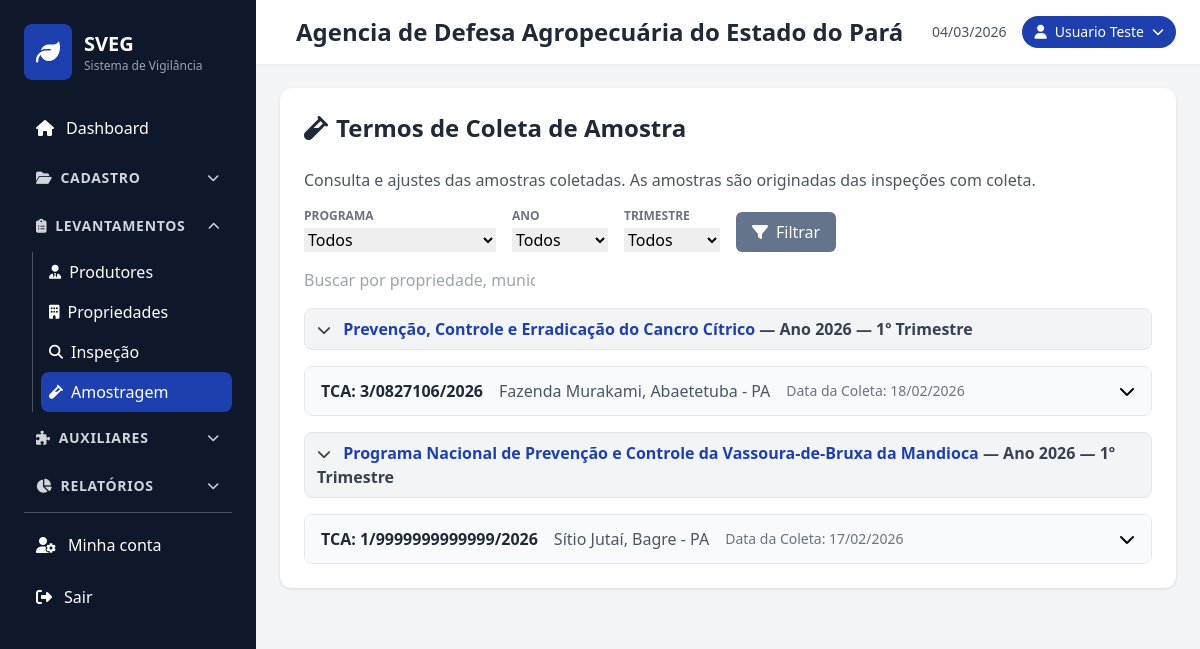
Page /amostragem/index.php (signed in) on the committed database.
### tables this page shows
CREATE TABLE `termo_inspecao` (
  `id` char(36) NOT NULL,
  `data_inspecao` date DEFAULT NULL,
  `data_amostragem` date DEFAULT NULL,
  `termo_inspecao` varchar(30) DEFAULT NULL,
  `termo_coleta` varchar(30) DEFAULT NULL,
  `id_usuario` varchar(255) DEFAULT NULL,
  `id_auxiliar` varchar(255) DEFAULT NULL,
  `id_propriedade` char(36) DEFAULT NULL,
  `id_programa` char(36) DEFAULT NULL,
  `criado_em` timestamp NOT NULL DEFAULT CURRENT_TIMESTAMP,
  `atualizado_em` timestamp NOT NULL DEFAULT CURRENT_TIMESTAMP ON UPDATE CURRENT_TIMESTAMP
);

CREATE TABLE `programas` (
  `id` char(36) NOT NULL,
  `codigo` varchar(20) DEFAULT NULL,
  `nome` varchar(255) NOT NULL,
  `nomes_comuns` varchar(255) DEFAULT NULL,
  `nome_cientifico` varchar(255) DEFAULT NULL,
  `criado_em` timestamp NOT NULL DEFAULT CURRENT_TIMESTAMP,
  `atualizado_em` timestamp NOT NULL DEFAULT CURRENT_TIMESTAMP ON UPDATE CURRENT_TIMESTAMP
);

CREATE TABLE `propriedades` (
  `id` char(36) NOT NULL,
  `n_cadastro` varchar(50) DEFAULT NULL,
  `cpf_cnpj` varchar(20) DEFAULT NULL,
  `RG_IE` varchar(20) DEFAULT NULL,
  `nome` varchar(100) NOT NULL,
  `CEP` varchar(10) DEFAULT NULL,
  `endereco` varchar(200) DEFAULT NULL,
  `bairro` varchar(100) DEFAULT NULL,
  `municipio` varchar(255) DEFAULT NULL,
  `UF` char(2) DEFAULT NULL,
  `area_total` double DEFAULT NULL,
  `destino_producao` varchar(255) DEFAULT NULL,
  `id_proprietario` char(36) DEFAULT NULL,
  `classificacao` varchar(50) DEFAULT NULL,
  `producao_familiar` char(3) DEFAULT NULL,
  `latitude` decimal(10,8) DEFAULT NULL,
  `longitude` decimal(11,8) DEFAULT NULL,
  `observacoes` text,
  `criado_em` timestamp NULL DEFAULT CURRENT_TIMESTAMP,
  `atualizado_em` timestamp NULL DEFAULT CURRENT_TIMESTAMP ON UPDATE CURRENT_TIMESTAMP
);

### amostragem/index.php (the view, shortened to what this page needs)
<?php
include '../includes/header.php';
$database = new Database();
$db = $database->getConnection();
$params = [];
$where = ["t.termo_coleta IS NOT NULL", "TRIM(t.termo_coleta) != ''"];
$sql_where = 'WHERE ' . implode(' AND ', $where);
$sql = "
    SELECT t.id, t.termo_coleta, t.data_amostragem, t.id_usuario, t.id_auxiliar, t.id_propriedade, t.id_programa,
           p.nome as propriedade_nome, p.municipio as propriedade_municipio, p.UF as propriedade_uf,
           u.name as usuario_nome, fu.nome as usuario_formacao, cr.nome as usuario_cargo,
           au.name as auxiliar_nome, fa.nome as auxiliar_formacao, ca.nome as auxiliar_cargo,
           pr.nome as programa_nome,
           YEAR(COALESCE(t.data_amostragem, t.criado_em)) as ano,
           CEIL(MONTH(COALESCE(t.data_amostragem, t.criado_em)) / 3) as trimestre
    FROM termo_inspecao t
    LEFT JOIN propriedades p ON t.id_propriedade = p.id
    LEFT JOIN sec_users u ON t.id_usuario = u.login
    LEFT JOIN formacao fu ON u.formacao = fu.id
    LEFT JOIN cargos cr ON u.role = cr.id
    LEFT JOIN sec_users au ON t.id_auxiliar = au.login
    LEFT JOIN formacao fa ON au.formacao = fa.id
    LEFT JOIN cargos ca ON au.role = ca.id
    LEFT JOIN programas pr ON t.id_programa = pr.id
    $sql_where
    ORDER BY COALESCE(pr.nome, ''), ano DESC, trimestre DESC, t.data_amostragem DESC, t.criado_em DESC
";
$stmt = $db->prepare($sql);
$stmt->execute($params);
$termos = $stmt->fetchAll(PDO::FETCH_ASSOC);
?>
<div class="card">
    <div class="flex justify-between items-center mb-6">
        <h2 class="text-2xl font-bold text-gray-800">
            <i class="fas fa-vial mr-2"></i>Termos de Coleta de Amostra
        </h2>
    </div>
    <p class="text-gray-600 mb-4">Consulta e ajustes das amostras coletadas. As amostras são originadas das inspeções com coleta.</p>
    <form method="GET" class="mb-4 flex flex-wrap items-end gap-4">
        <div class="flex flex-wrap gap-4 items-end">
            <div>
                <label for="filtro_programa" class="block text-xs font-semibold text-gray-500 uppercase mb-1">Programa</label>
                <select id="filtro_programa" name="programa" class="form-control w-48">
                    <option value="">Todos</option>
                </select>
            </div>
            <div>
                <label for="filtro_ano" class="block text-xs font-semibold text-gray-500 uppercase mb-1">Ano</label>
                <select id="filtro_ano" name="ano" class="form-control w-24">
                    <option value="">Todos</option>
                </select>
            </div>
            <div>
                <label for="filtro_trimestre" class="block text-xs font-semibold text-gray-500 uppercase mb-1">Trimestre</label>
                <select id="filtro_trimestre" name="trimestre" class="form-control w-24">
                    <option value="">Todos</option>
                </select>
            </div>
            <button type="submit" class="btn-secondary">
                <i class="fas fa-filter mr-2"></i>Filtrar
            </button>
        </div>
    </form>
    <div class="mb-4">
        <input type="text" id="search" placeholder="Buscar por propriedade, município, responsável..." class="form-control max-w-md">
    </div>
    <div class="space-y-4">
        <?php
        $ult_grupo = '';
        foreach ($termos as $t):
            $grupo = ($t['programa_nome'] ?? '-') . '|' . ($t['ano'] ?? '-') . '|' . ($t['trimestre'] ?? '-');
            if ($grupo !== $ult_grupo):
                $ult_grupo = $grupo;
        ?>
        <div class="py-2 px-3 rounded-lg font-semibold text-gray-700 bg-gray-100 border border-gray-200 grupo-header cursor-pointer hover:bg-gray-200" data-grupo="<?php echo htmlspecialchars($grupo); ?>" onclick="toggleGrupoAmostragem(this)">
            <i class="fas fa-chevron-down grupo-chevron mr-2 transition-transform inline-block text-sm" style="width: 1em;"></i>
            <span class="text-primary"><?php echo htmlspecialchars($t['programa_nome'] ?? 'Sem programa'); ?></span>
            — Ano <?php echo htmlspecialchars($t['ano'] ?? '-'); ?>
            — <?php echo (int)($t['trimestre'] ?? 0); ?>º Trimestre
        </div>
        <?php endif;
            $tid = $t['id'];
            $nomeMunicipioUf = trim(($t['propriedade_municipio'] ?? '') . ($t['propriedade_uf'] ? ' - ' . $t['propriedade_uf'] : ''));
            $dataColetaStr = !empty($t['data_amostragem']) && $t['data_amostragem'] != '0000-00-00' ? date('d/m/Y', strtotime($t['data_amostragem'])) : '-';
            $dataSearch = strtolower(htmlspecialchars(($t['propriedade_nome'] ?? '') . ' ' . ($t['propriedade_municipio'] ?? '') . ' ' . ($t['usuario_nome'] ?? $t['id_usuario'] ?? '') . ' ' . ($t['usuario_formacao'] ?? '') . ' ' . ($t['auxiliar_nome'] ?? '') . ' ' . ($t['auxiliar_formacao'] ?? '') . ' ' . ($t['termo_coleta'] ?? '')));
        ?>
        <div class="border border-gray-200 rounded-lg overflow-hidden termo-amostragem-row" data-search="<?php echo $dataSearch; ?>" data-grupo="<?php echo htmlspecialchars($grupo); ?>">
            <div class="bg-gray-50 px-4 py-3 flex items-center justify-between cursor-pointer hover:bg-gray-100" onclick="toggleDetalhe('detalhe-<?php echo htmlspecialchars($tid); ?>')">
                <div class="flex items-center gap-4 flex-wrap">
                    <span class="font-semibold text-gray-800">TCA: <?php echo htmlspecialchars($t['termo_coleta'] ?? '-'); ?></span>
                    <span class="text-gray-600"><?php echo htmlspecialchars($t['propriedade_nome'] ?? '-'); ?><?php if ($nomeMunicipioUf): ?>, <?php echo htmlspecialchars($nomeMunicipioUf); ?><?php endif; ?></span>
                    <span class="text-sm text-gray-500">Data da Coleta: <?php echo $dataColetaStr; ?></span>
                </div>
                <i class="fas fa-chevron-down transition-transform detalhe-chevron" id="chevron-<?php echo htmlspecialchars($tid); ?>"></i>
            </div>
        </div>
        <?php endforeach; ?>
    </div>
</div>
<?php include '../includes/footer.php'; ?>

### css/style.css (style rules this page uses)
body { font-family: 'Segoe UI', Tahoma, Geneva, Verdana, sans-serif; }
.btn-secondary { background-color: #64748b; color: white; padding: 8px 16px; border-radius: 6px; text-decoration: none; display: inline-block; transition: all 0.3s; }
.card { background: white; border-radius: 12px; box-shadow: 0 1px 3px rgba(0, 0, 0, 0.1); padding: 1.5rem; margin-bottom: 1.5rem; }

### rows in the picture
termo_inspecao: id_programa.nome "Prevenção, Controle e Erradicação do Cancro Cítrico", ano "2026", trimestre "1", termo_coleta "3/0827106/2026", id_propriedade.nome "Fazenda Murakami", id_propriedade.UF "Abaetetuba - PA", data_amostragem "18/02/2026"
termo_inspecao: id_programa.nome "Programa Nacional de Prevenção e Controle da Vassoura-de-Bruxa da Mandioca", ano "2026", trimestre "1", termo_coleta "1/9999999999999/2026", id_propriedade.nome "Sítio Jutaí", id_propriedade.UF "Bagre - PA", data_amostragem "17/02/2026"

### other values in the picture
$u['orgao_nome'] "Agencia de Defesa Agropecuária do Estado do Pará"
$user['name'] "Usuario Teste"
